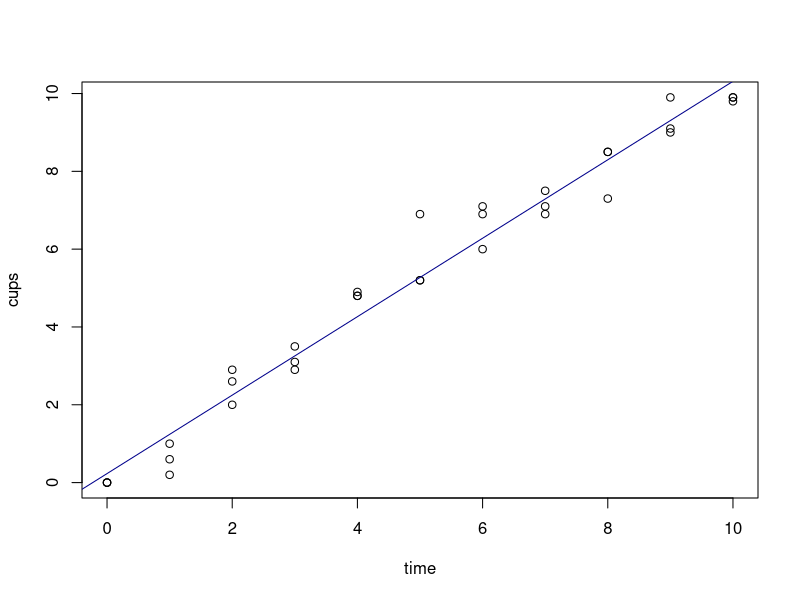
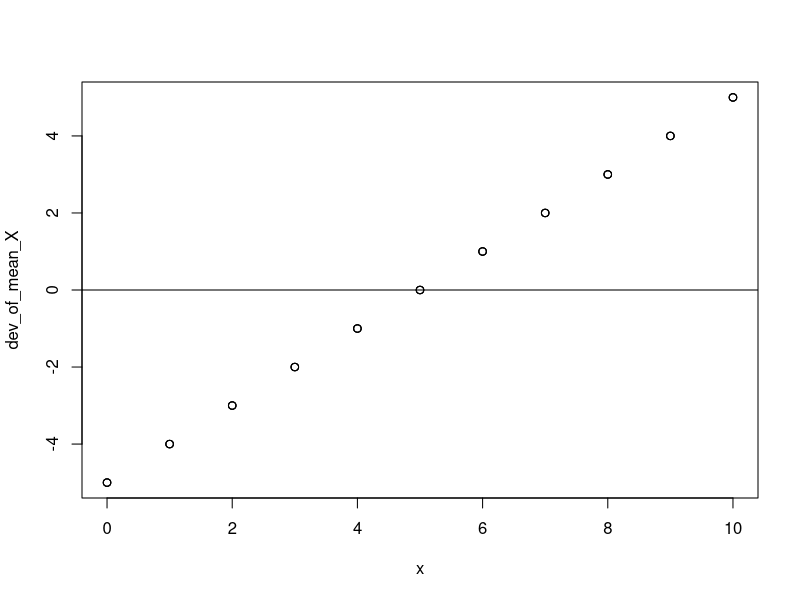
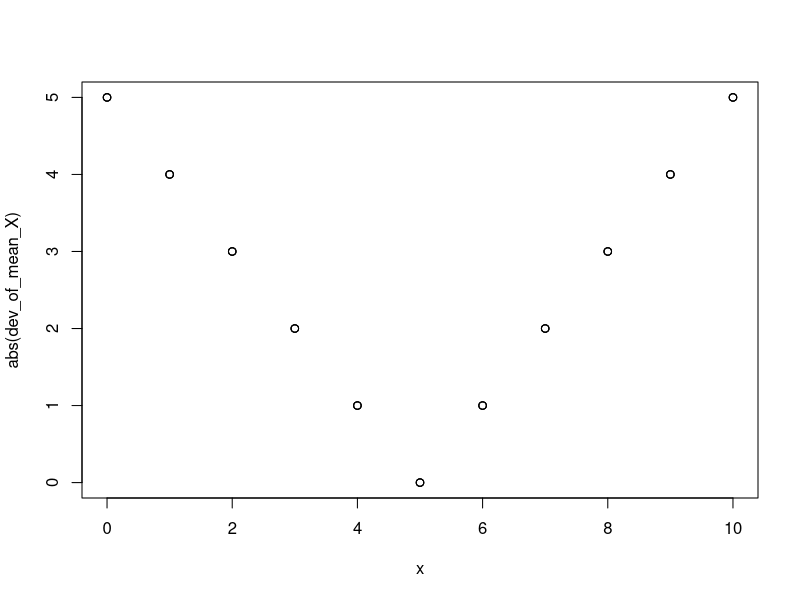
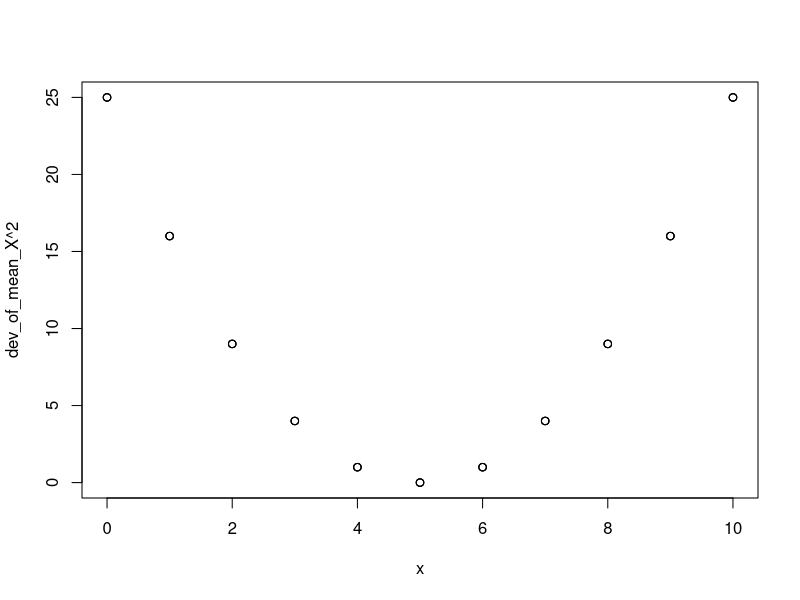
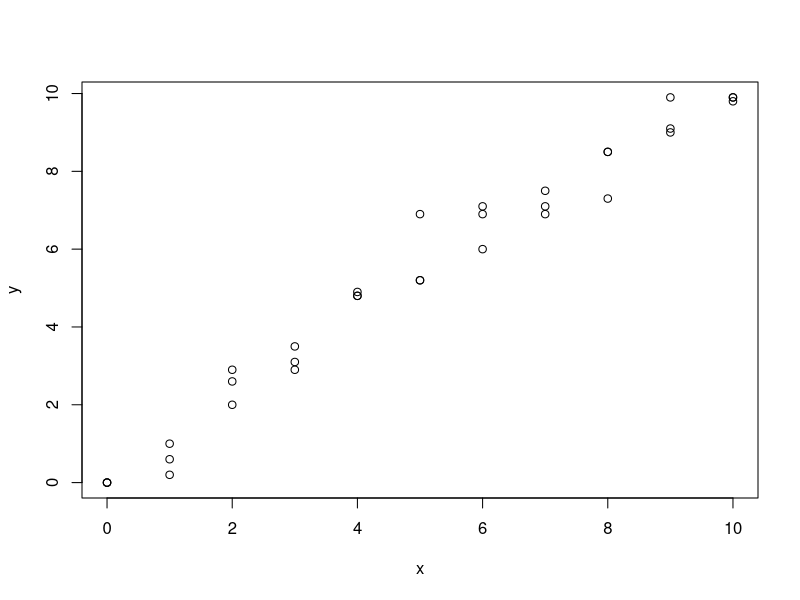
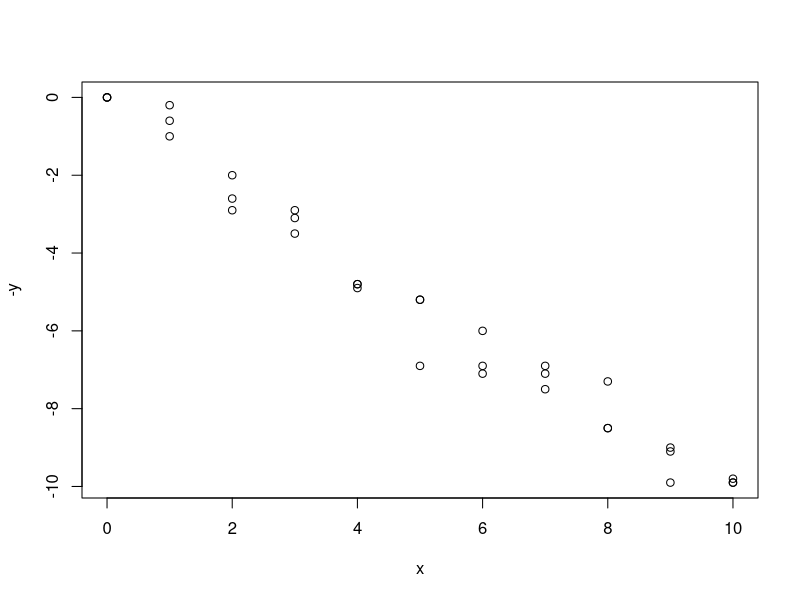
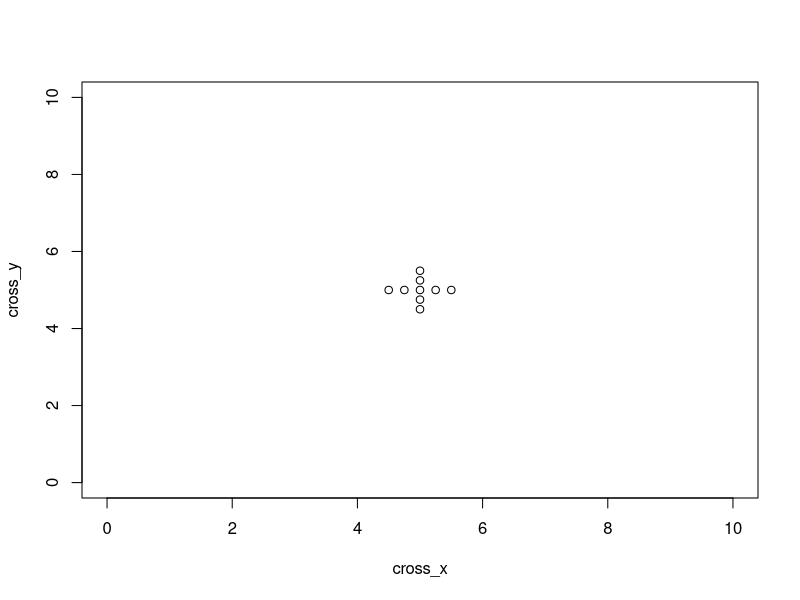
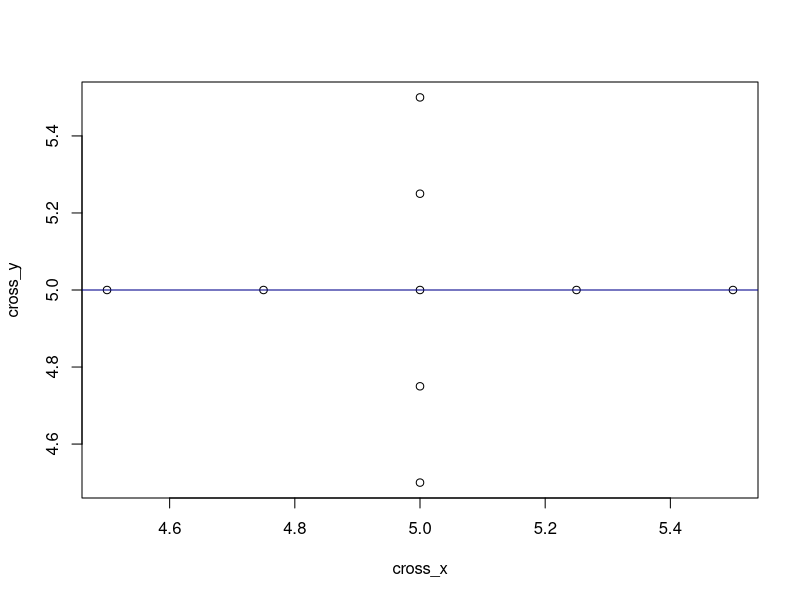

Reproduce these figures in R, in order.
#############################################################
##---------------------------------------------------------##
##               Inferential Statistics III  ─             ##
##     Evaluating the Conditional Linear Relations of a    ##
##                     Linear Model in R                   ##
##             by Steffen Schwerdtfeger 12.2022            ##
##---------------------------------------------------------##
#############################################################


##################
# 1 Introduction #
##################

### Second synthetic data set from Inf. Stat. II

# Lady Meow drinking tea ^^ 

# Cups of Tea: 
cups = c(0,  1, 2,   3.5, 4.8, 5.2, 6,   6.9, 8.5, 9.1, 9.9, # run 1
         0, .6, 2.6, 3.1, 4.8, 6.9, 7.1, 7.5, 8.5, 9.9, 9.9, #     2
         0, .2, 2.9, 2.9, 4.9, 5.2, 6.9, 7.1, 7.3, 9,   9.8) #     3

# Time passed for each run of measurements (cups), abbreviated:
time = c(0:10,0:10,0:10)

# Summary(lm(y~x))
summary(lm(cups~time))

# Residual quantiles:
summary(residuals(lm(cups~time)))
# reproduce via mean(+/-)sd (upper and lower quantile)...

# lm(dependent~independent)
lm(cups~time) 


#### Replication of the essential parts of the lm() function:

# Go-go-gadgeto linear_least_square!!!!
# Replication of the lm() function:
linear_least_square = function (x,y){ ### Start of function
  # Here we define and operate with our guessed input 
  # function.
  lmRandom = function(x) (x) 
  
  # Linear least square method:
  
  # Next up we will optimize our guessed function,
  # by looking for the minimum of the values of a (α) 
  # in relation to b (β).
  
  # Our PDE goes as follows:
  # Error2(a,b) = sum(y-f(x))^2 = sum(y-a-bx)^2  
  # We have been to the part where we rearranged 
  # the whole equation to resemble a system of 
  # equations, such that we can abbreviate the code. 
  # To do so we define a and b, due to an abstraction 
  # of linear algebra in R, when using the function solve().
  a = 1; b = 1 
  
  # Below you will find our rearranged system of equations 
  # in the form of a matrix (left side) and a vector (right 
  # side of the equation). We will use these objects as input 
  # for our solve(left,right) function. 
  
  # From (DO NOT EXECUTE, just formally):
  #   sum(a*length(x)) + b*sum(x)     = sum(y)
  #       a*sum(x)     + b*sum(x^2)   = sum(x*y)
  
  # To get the above set for solving a system of linear 
  # equations we will create objects of the parts of the 
  # above and then fit them into a matrix and a vector.
  
  left_a_r1c1 = sum(a*length(x)); left_b_r1c2 = b*sum(x) ; 
  left_a_r2c1 = a*sum(x)        ; left_b_r2c2 = b*sum(x^2) 
  
  right_r1c1 = sum(y)
  right_r2c1 = sum(x*y)
  
  # Now we will set up the above as matrix (left) and 
  # vector (right) objects:
  left = matrix(c(left_a_r1c1  ,  left_b_r1c2,
                  left_a_r2c1  ,  left_b_r2c2), 
                ncol=2, nrow=2, byrow = TRUE)
  
  right = c(right_r1c1, right_r2c1)
  
  # Now we can solve our system of equations via:
  Result = solve(left,right)
  
  # Fitted function:
  lmFitted = function(x) (Result[1]+Result[2]*x)
  SumError2fitted =  sum((y-lmFitted(x))^2)
  
  # In order to get a nice looking output, we will use the cat() function. 
  # The cat() function concatenates elements of any
  # kind, such as Text and our result values. Use "\n"
  # for a line break, and "\t" for the tab seperator.
  # We also have to apply a trick, to get the
  # name of the input object into our console output
  # using deparse(substitute(x)):
  
  cat(" Linear least square method in R","\n","\n",
      "Independent variable:", "\t", deparse(substitute(x)),"\n", 
      "Dependent   variable:", "\t", deparse(substitute(y)),"\n","\n",
      "alpha", "\t",Result[1],"\n",
      "beta","\t",Result[2], "\t","SumR2", "\t", SumError2fitted) 
  
  # Let us also plot our results:
  # We will also use deparse(substitute(x)) for the 
  # labels of our plot axes.
  plot(x=x,y=y, ylab = deparse(substitute(y)),       
                xlab = deparse(substitute(x)))
  abline(a=Result[1], b=Result[2], col = "darkblue")
  
} #### End of function

# linear_least_square(independent,dependent)
linear_least_square(time,cups) 




###############################################################
# 3 Descriptive Statistics and Conditionally Linear Relations #
#     ─ Mean, Sum of Squares, Variance and Covariance         #
###############################################################

###################################################################
# 3.1 Arithmetic Mean / Weighted Arithmetic Mean / Expected Value #         
###################################################################

x = time
y = cups

# Arithmetic mean for the sample x and y of our second synth. data set,
# i.e., the sample mean. Recall: the formula for the population mean
# is the same as for the sample mean, just with a different size
# of n, i.e., a different (greater!) length of x than in the sample, 
# since N>n for the population (N).

n = length(x)
mean = sum(x)/n
mean = (1/n)*sum(x)

# Using the built in R function mean(x):
mean = mean(x)

# Note that in the case of x = c(0:10,0:10,0:10)
# the mean is equivalent to the median:
mean(x) == median(x)
# [1] TRUE

#####################################################
# 3.1.1 Probabilistic and Non-Probabilistic weights #
#####################################################

#### Weighted arithmetic mean - (modified) Wikipedia example: 

# Link to example ( 29.10.2022):
# https://en.wikipedia.org/wiki/Weighted_arithmetic_mean

# Samples:
grades_class_1 = c(62, 67, 71, 74, 76, 77, 78, 79, 79, 80, 80, 81, 81, 
                   82, 83, 84, 86, 89, 93, 98)
grades_class_2 = c(81, 82, 83, 84, 85, 86, 87, 87, 88, 88, 89, 89, 89, 
                   90, 90, 90, 90, 91, 91, 91, 92, 92, 93, 93, 94, 95, 
                   96, 97, 98, 99)

# Regular arithemtic mean of each sample:
mean_class_1 = mean(grades_class_1)   
# [1] 80
mean_class_2 = mean(grades_class_2)  
# [1] 90

# Regular arithmetic mean of the grades of both classes:
mean_grades = (mean_class_1 + mean_class_2)/2
# [1] 85

# Weights (here weight == n):
n_class_1 = length(grades_class_1)
n_class_2 = length(grades_class_2)

# Numeric example Wikipedia that weights the mean of the samples:
w_m_numer = (mean_class_1*n_class_1)+(mean_class_2*n_class_2)
w_m_denom = sum(n_class_1+n_class_2)
weighted_mean = w_m_numer/w_m_denom
# [1] 86

# Following the formula of the (general) weighted arithemtic mean:
# Goal: Evaluate overall mean of grades, but include weight 
#       on the fact that n differs in the two samples. Now we will
#       weight each grade by the n of its respective class: 

# For this we will turn the above weights and grades into a vector 
# of weights and grades. To do so we can use the rep() function that
# repeats a value up to a defined length:
weights = c(rep(n_class_1,length(grades_class_1)), 
            rep(n_class_2,length(grades_class_2)))
grades  = c(grades_class_1,grades_class_2)

# Evaluate weighted mean of both samples(!!):
weighted_mean = sum(weights*grades)/sum(weights)
# [1] 86.92308

# We can also normalize weights (that they sum to 1):
norm_weights = weights/sum(weights)
norm_weighted_mean = sum(norm_weights*grades)/sum(norm_weights)

# Alternative via R basic stat. functions:
R_basic = weighted.mean(grades,weights)

# Check:
all.equal(weighted_mean, norm_weighted_mean, R_basic)
# [1] TRUE


##### Expected value 

# Expected value as weighting a regular distribution of data
# points (here dice values) by a uniform probability distribution:

# Dice values of a fair dice weighted by the prob. of 
# occurence of each dice value:
dice_prob = c(1/6, 1/6, 1/6, 1/6, 1/6, 1/6) # prob. vector
1 == sum(dice_prob)
# [1] TRUE
dice_value = c(1:6)

EX_dice     = sum(dice_prob*dice_value)
EX_dice_alt = sum(dice_prob*dice_value)/sum(dice_prob)
# [1] 3.5
all.equal(EX_dice, mean(dice_value),EX_dice_alt) 
# [1] TRUE

#### Same can be done with x of our 2. synth. data set.
x = c(0:10) # hours; we will use 0:10 only once

# Obtain prob. value by calculating 1/n (a kind of normalization):
probX = 1/length(x)          # 1/n == uniform probability distribution
probXvec = c(rep(1/length(x),length(x))) # alternatively represented as 
                                         # probability vector that 
                                         # sums to 1
1 == sum(probXvec)
# [1] TRUE

# Actual weighted values of x:
weighted_x     = x*(1/length(x)) 
weighted_x_vec = x*probXvec  # alt. via prob. vector
weighted_x == weighted_x_vec 
# [1] TRUE

# weighted_x (uniform weight):
# [1] 0.09090909 0.09090909 0.09090909 0.09090909 0.09090909 0.09090909
# [7] 0.09090909 0.09090909 0.09090909 0.09090909 0.09090909

# Expected value as the sum of weighted values of x:
EX = sum(x*(1/length(x))) # sum of weighted_x is in this special case...
EX = sum(probXvec*x)
# [1] 5
EX == mean(x)             # ... equivalent to the unweighted arith.  
                          # mean of x



######################
# 3.2 Sum of Squares #
######################


# Using the second synthetic data set from Inf. Stat. II again:
x=time
y=cups


# Mean (same formula for population, sample mean and expected value).
# The difference lays in the concept. The expected value can be considered
# as the mean of previous studies (overall mean):
n = length(x)
mean = sum(x) / n
mean = mean(x)


### (Total) Sum of Squares + Population and Sample Variance ###

# SumSqXX = ∑(x_i-E[X])^2, 
# where E[X] = 〈x〉 = μ_x = ∑(x_i)/n = expected value 
SumSqXX = sum((x-(sum(x)/length(x)))^2)
SumSqXX = sum((x-mean(x))^2)

# SumSqYY = ∑(y_i-E[Y])^2
SumSqYY = sum((y-(sum(y)/length(y)))^2)
SumSqYY = sum((y-mean(y))^2)

# SumSqXY = ∑(x_i - E[X])*(y_i - E[y])
# We will dig into this one deeper later:
SumSqXY = sum((x-mean(x))*(y-mean(y)))

# Pure deviation from the mean (without summing!):
dev_of_mean_X = x-mean(x)

# Plot of dev_of_mean:
plot(x = x, y = dev_of_mean_X) 
abline(h=0)

# Pure deviation from the mean (without summing!):
dev_of_mean_X = x-mean(x)

# Plot using absolute values via function abs():
plot(x = x, y = abs(dev_of_mean_X)) 
# Only 0 deviation when x_i = 5 = mean(x)

# Plot using the square, which smoothes the graph:
plot(x = x, y = dev_of_mean_X^2) 


# OPTIONAL SIDE QUEST: Testing for normality of x = c(0:10,0:10,0:10):
shapiro.test(x)
# OUTPUT
# Shapiro-Wilk normality test
# data:  x
# W = 0.94191, p-value = 0.07723

# IMPORTANT: A p-value above 0.05 indicates that normality is given!!
#            Here the null-hypothesis is that the data is normal. We
#            cannot discard the null hypothesis, so normality is given.


################
# 3.3 Variance #
################

# Variance := σ^2 = SS/n := the variance is the mean of the sum of squares

# Variance of x:
sampVarX = SumSqXX/(length(x)-1)    # := sample variance == var(x)
sampVarX = var(x)                   # default var(x) == sample variance
popVarX  = SumSqXX/(length(x))      # := population variance

# Variance of y:
sampVarY = SumSqYY/(length(y)-1)    # := sample variance == var(y)
sampVarY = var(y)                   # default var(y) == sample variance
popVarY  = SumSqYY/(length(y))      # := population variance


##################
# 3.4 Covariance #
##################
##################################################################
# 3.5 Conditional Probabilistic and Conditional Linear Relations #
##################################################################

# SumSqXY = ∑(x_i - E[X])*(y_i - E[y])
SumSqXY = sum((x-mean(x))*(y-mean(y)))

# Covariance:
covarXYsamp = SumSqXY / (length(x)-1) # sample covariance
# [1] 10.39687
covarXYpop  = SumSqXY / length(x)     # population covariance
# [1] 10.08182
covarXYsamp = cov(x,y)                # samp cov := cov(x,y)
# [1] 10.39687

# Example scatter plot for cov(x,y) > 0:
plot(x,y)
cov(x,y) > 0
# [1]  TRUE

# Simple vertical mirroring of our data as an 
# example scatter plot for cov(x,y) < 0
plot(x,-y)
cov(x,-y) < 0
# [1] TRUE

# Here another (synthetic) example for cov(x,y) = 0:
cross_x = c(5, 5.5, 4.5, 5  ,  5 ,  5.25, 4.75, 5   , 5 )
cross_y = c(5, 5  , 5  , 4.5, 5.5,  5   , 5   , 4.75, 5.25)

# Plot data:
plot(cross_x,cross_y, xlim = c(0,10), ylim = c(0,10))
cov(cross_x, cross_y) == 0
# [1] TRUE

# Model for the last data set (cross):
linear_least_square(cross_x, cross_y)
# Linear least square method in R 

# Independent variable: 	 cross_x 
# Dependent   variable: 	 cross_y 

# alpha 	 5 
# beta 	 0 	 SumR2 	 0.625

# Using lm(y~x) only:
lm(cross_y~cross_x)  
plot(cross_x, cross_y)
abline(lm(cross_y~cross_x))

### Alt. universe where where Lady Meow is drinking no tea at all :'(
# Setting up a respective data set. The rep() function is used
# to obtain a vector c() with 11 times the value 0. We need
# 11 values, as x goes from 0h to 10h, resulting in 11 numbers:
data = cbind(x=c(0:10),y=c(rep(0,11)))
data = as.data.frame(data)
cov(x=c(0:10), y=c(rep(0,11)))

# Plot data:
plot(data)
# Or use:
plot(x=c(0:10), y=c(rep(0,11)))
lm(data$y~data$x)

# Model of that data set:
# Call:
# lm(formula = data$y ~ data$x)
#
# Coefficients:
# (Intercept)       data$x  
#           0            0 


# Estimate of the optimal slope of our model function 
# from the second synthetic data set via:
# beta = cov(y,x)/var(x):
beta_meow = cov(y,x)/var(x)
# [1] 1.008182

# beta = SumSqXY / SumSqXX
beta_meow = SumSqXY/SumSqXX
# [1] 1.008182


# Deriving the intercept from the slope-intercept formula:
# To do so we will start with obtaining two
# points that lay on our model function. We 
# will take x = 1 and the second will be the y at
# x = 0, our intercept itself. For the first point we 
# need the value of alpha already, so we will quickly  
# calculate it via our second approach:
alpha_meow = mean(y)-beta_meow*mean(x) # Details later below.

# Our fitted function:
lmFitted = function(x) (alpha_meow+beta_meow*x)

# Value of y of our fitted model function,
# given that x = 1:
y1 = lmFitted(1) 

# Alternatively we can also use the predict function.
# However, it outputs a list of values where the first element 
# is our alpha and the second relates to x=1. Therefore we use [2]
# to only get the second element in the output vector of 
# predict(lm(y~x)):
y1 = predict(lm(y~x))[2]  

# Check for equality:
all.equal(lmFitted(1),as.numeric(predict(lm(y~x))[2]))

# Calculating beta with the points:
beta_meow = (alpha_meow-lmFitted(1))/(0-1)

# Rearrange formula by multiplying beta_meow by (0-1):
beta_meow*(0-1) == alpha_meow-lmFitted(1)

# We will invert the upper line and do some rearrangements:
alpha_meow-lmFitted(1) == beta_meow*(0-1) 
alpha_meow = lmFitted(1) + beta_meow*(0-1)
#[1] 0.2318182

# We can also simplify the formula by taking the mean of 
# x and y instead of a specific point from our fitted function.
# This comes in handy when we do not know the intercept yet!
# The reason we can use the mean is:
alpha_meow-lmFitted(mean(y)) == -beta_meow*lmFitted(mean(x))
# [1] TRUE # Meaning: -5.315868 == -5.315868 
alpha_meow == -beta_meow*lmFitted(mean(x))+lmFitted(mean(y))
# [1] TRUE # alpha_meow = 0.2318182

# We can simplify the above by just using the respective means
# and do some rearrangements:
alpha_meow-mean(y) == -beta_meow*mean(x)
# alpha = mean(y)-beta*mean(x)
alpha_meow = (sum(y)-(beta_meow*sum(x)))/(length(x))
alpha_meow = mean(y)-beta_meow*(0-mean(x)) # x = 0

# The simplest form is:
alpha_meow = mean(y)-beta_meow*mean(x)

# Checking for equality:
all.equal((alpha_meow-mean(y)),(-beta_meow*mean(x)),
          (beta_meow*(0-mean(x)))) 


################################################
# Optional : Evaluating the numerical gradient #
################################################

# Replication of the Matlab style gradient function in R
# for calcualting the 1D numerical gradient.  
# Alternatively use function with same name via library("pracma"):
gradient = function (x) {
  step = length(x)
  upLim  = step-1 # needed for differences on interior points
  
  # List for result
  result = vector("list",1*length(x))
  dim(result) = c(1,length(x))
  for (i in 1:step){
    if (i == 1){
      result[1] = (x[1+1]-x[1])/1  # Take forward differences on left... 
    }
    if (i == step){                # ....... and right edges.
      result[i] = (x[step]-x[step-1])/1
    }
    for (i in 2:upLim) { # needed for differences on interior points
      result[i] = (x[i+1]-x[i-1])/2
    }
  }
  # Print
  return(result)
} # End of function

gradient(lmFitted(0:10))
#          [,1]     [,2]     [,3]     [,4]     [,5]     [,6]     [,7]     [,8]    
# [1,] 1.008182 1.008182 1.008182 1.008182 1.008182 1.008182 1.008182 1.008182
#          [,9]    [,10]    [,11]
# [1,] 1.008182 1.008182 1.008182


###########################
# 3.6  Standard deviation #
###########################

# Standard deviation := sqrt(variance), where sqrt() == square root:
# Sd for x given the sample variance
sdXsamp = sqrt((sum((x-mean)^2))/(length(x)-1))
sdXsamp = sqrt(sampVarX)
sdXsamp = sqrt(var(x))
sdXsamp = sd(x)

# Sd for x given population variance:
sdXpop = sqrt((sum((x-mean)^2))/(length(x)))
sdXpop = sqrt(popVarX)

# Sd of y given sample variance:
sdYsamp = sqrt((sum((y-mean(y))^2))/(length(y)-1))
sdYsamp = sqrt(sampVarY)
sdYsamp = sqrt(var(y))
sdYsamp = sd(y)

# Sd for y given population variance:
sdYpop = sqrt((sum((y-mean)^2))/(length(y)))
sdYpop = sqrt(popVarY)



